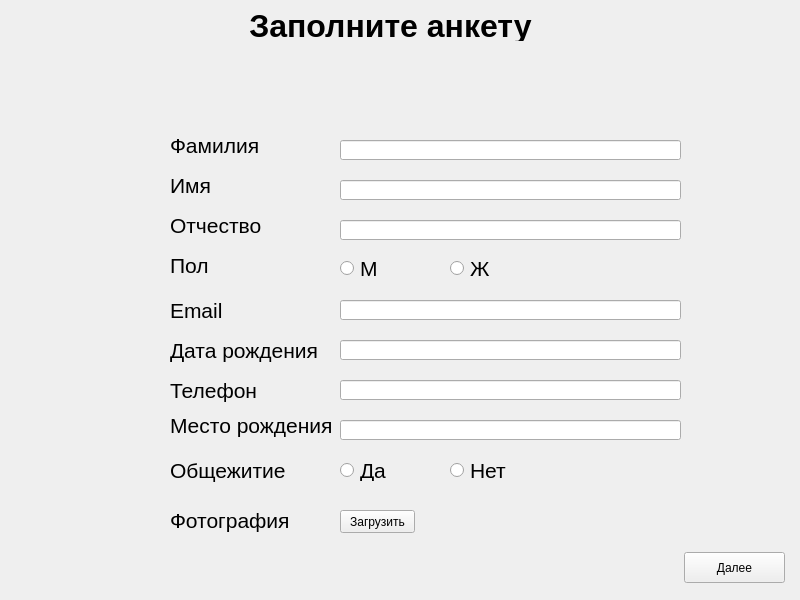
<?xml version="1.0" encoding="UTF-8"?>
<ui version="4.0">
 <class>Zap_Step1</class>
 <widget class="QMainWindow" name="Zap_Step1">
  <property name="geometry">
   <rect>
    <x>0</x>
    <y>0</y>
    <width>800</width>
    <height>600</height>
   </rect>
  </property>
  <property name="windowTitle">
   <string>MainWindow</string>
  </property>
  <widget class="QWidget" name="centralwidget">
   <widget class="QLabel" name="label_4">
    <property name="geometry">
     <rect>
      <x>170</x>
      <y>210</y>
      <width>101</width>
      <height>31</height>
     </rect>
    </property>
    <property name="font">
     <font>
      <pointsize>16</pointsize>
     </font>
    </property>
    <property name="text">
     <string>Отчество</string>
    </property>
   </widget>
   <widget class="QLineEdit" name="edit_mail">
    <property name="geometry">
     <rect>
      <x>340</x>
      <y>300</y>
      <width>341</width>
      <height>20</height>
     </rect>
    </property>
    <property name="inputMask">
     <string/>
    </property>
    <property name="maxLength">
     <number>32767</number>
    </property>
   </widget>
   <widget class="QLineEdit" name="edit_dad">
    <property name="geometry">
     <rect>
      <x>340</x>
      <y>220</y>
      <width>341</width>
      <height>20</height>
     </rect>
    </property>
   </widget>
   <widget class="QLabel" name="label_3">
    <property name="geometry">
     <rect>
      <x>170</x>
      <y>170</y>
      <width>101</width>
      <height>31</height>
     </rect>
    </property>
    <property name="font">
     <font>
      <pointsize>16</pointsize>
     </font>
    </property>
    <property name="text">
     <string>Имя</string>
    </property>
   </widget>
   <widget class="QLineEdit" name="edit_surname">
    <property name="geometry">
     <rect>
      <x>340</x>
      <y>140</y>
      <width>341</width>
      <height>20</height>
     </rect>
    </property>
   </widget>
   <widget class="QLabel" name="label_6">
    <property name="geometry">
     <rect>
      <x>170</x>
      <y>290</y>
      <width>101</width>
      <height>41</height>
     </rect>
    </property>
    <property name="font">
     <font>
      <pointsize>16</pointsize>
     </font>
    </property>
    <property name="text">
     <string>Email</string>
    </property>
   </widget>
   <widget class="QRadioButton" name="radioButton_female">
    <property name="geometry">
     <rect>
      <x>450</x>
      <y>260</y>
      <width>82</width>
      <height>17</height>
     </rect>
    </property>
    <property name="font">
     <font>
      <pointsize>16</pointsize>
     </font>
    </property>
    <property name="text">
     <string>Ж</string>
    </property>
    <attribute name="buttonGroup">
     <string notr="true">buttonGroup</string>
    </attribute>
   </widget>
   <widget class="QLabel" name="label_5">
    <property name="geometry">
     <rect>
      <x>170</x>
      <y>250</y>
      <width>101</width>
      <height>31</height>
     </rect>
    </property>
    <property name="font">
     <font>
      <pointsize>16</pointsize>
     </font>
    </property>
    <property name="text">
     <string>Пол</string>
    </property>
   </widget>
   <widget class="QLineEdit" name="edit_name">
    <property name="geometry">
     <rect>
      <x>340</x>
      <y>180</y>
      <width>341</width>
      <height>20</height>
     </rect>
    </property>
   </widget>
   <widget class="QLabel" name="label_2">
    <property name="geometry">
     <rect>
      <x>170</x>
      <y>130</y>
      <width>101</width>
      <height>31</height>
     </rect>
    </property>
    <property name="font">
     <font>
      <pointsize>16</pointsize>
     </font>
    </property>
    <property name="text">
     <string>Фамилия</string>
    </property>
   </widget>
   <widget class="QRadioButton" name="radioButton_male">
    <property name="geometry">
     <rect>
      <x>340</x>
      <y>260</y>
      <width>82</width>
      <height>17</height>
     </rect>
    </property>
    <property name="sizePolicy">
     <sizepolicy hsizetype="Minimum" vsizetype="Fixed">
      <horstretch>0</horstretch>
      <verstretch>0</verstretch>
     </sizepolicy>
    </property>
    <property name="font">
     <font>
      <pointsize>16</pointsize>
     </font>
    </property>
    <property name="text">
     <string>М</string>
    </property>
    <property name="iconSize">
     <size>
      <width>16</width>
      <height>16</height>
     </size>
    </property>
    <attribute name="buttonGroup">
     <string notr="true">buttonGroup</string>
    </attribute>
   </widget>
   <widget class="QLabel" name="label">
    <property name="geometry">
     <rect>
      <x>160</x>
      <y>10</y>
      <width>461</width>
      <height>31</height>
     </rect>
    </property>
    <property name="font">
     <font>
      <pointsize>24</pointsize>
      <weight>75</weight>
      <bold>true</bold>
     </font>
    </property>
    <property name="text">
     <string>Заполните анкету</string>
    </property>
    <property name="alignment">
     <set>Qt::AlignCenter</set>
    </property>
   </widget>
   <widget class="QLabel" name="label_7">
    <property name="geometry">
     <rect>
      <x>170</x>
      <y>330</y>
      <width>151</width>
      <height>41</height>
     </rect>
    </property>
    <property name="font">
     <font>
      <pointsize>16</pointsize>
     </font>
    </property>
    <property name="text">
     <string>Дата рождения</string>
    </property>
   </widget>
   <widget class="QLineEdit" name="edit_date">
    <property name="geometry">
     <rect>
      <x>340</x>
      <y>340</y>
      <width>341</width>
      <height>20</height>
     </rect>
    </property>
    <property name="inputMask">
     <string/>
    </property>
    <property name="maxLength">
     <number>32767</number>
    </property>
   </widget>
   <widget class="QLineEdit" name="edit_phone">
    <property name="geometry">
     <rect>
      <x>340</x>
      <y>380</y>
      <width>341</width>
      <height>20</height>
     </rect>
    </property>
    <property name="inputMask">
     <string/>
    </property>
    <property name="maxLength">
     <number>32767</number>
    </property>
   </widget>
   <widget class="QLabel" name="label_8">
    <property name="geometry">
     <rect>
      <x>170</x>
      <y>370</y>
      <width>151</width>
      <height>41</height>
     </rect>
    </property>
    <property name="font">
     <font>
      <pointsize>16</pointsize>
     </font>
    </property>
    <property name="text">
     <string>Телефон</string>
    </property>
   </widget>
   <widget class="QLabel" name="label_9">
    <property name="geometry">
     <rect>
      <x>170</x>
      <y>400</y>
      <width>161</width>
      <height>51</height>
     </rect>
    </property>
    <property name="font">
     <font>
      <pointsize>16</pointsize>
     </font>
    </property>
    <property name="text">
     <string>Место рождения</string>
    </property>
   </widget>
   <widget class="QLineEdit" name="edit_birth_place">
    <property name="geometry">
     <rect>
      <x>340</x>
      <y>420</y>
      <width>341</width>
      <height>20</height>
     </rect>
    </property>
    <property name="inputMask">
     <string/>
    </property>
    <property name="maxLength">
     <number>32767</number>
    </property>
   </widget>
   <widget class="QLabel" name="label_10">
    <property name="geometry">
     <rect>
      <x>170</x>
      <y>440</y>
      <width>161</width>
      <height>61</height>
     </rect>
    </property>
    <property name="font">
     <font>
      <pointsize>16</pointsize>
     </font>
    </property>
    <property name="text">
     <string>Общежитие</string>
    </property>
   </widget>
   <widget class="QRadioButton" name="radioButton_yes">
    <property name="geometry">
     <rect>
      <x>340</x>
      <y>460</y>
      <width>82</width>
      <height>21</height>
     </rect>
    </property>
    <property name="sizePolicy">
     <sizepolicy hsizetype="Minimum" vsizetype="Fixed">
      <horstretch>0</horstretch>
      <verstretch>0</verstretch>
     </sizepolicy>
    </property>
    <property name="font">
     <font>
      <pointsize>16</pointsize>
     </font>
    </property>
    <property name="text">
     <string>Да</string>
    </property>
    <property name="iconSize">
     <size>
      <width>16</width>
      <height>16</height>
     </size>
    </property>
   </widget>
   <widget class="QRadioButton" name="radioButton_no">
    <property name="geometry">
     <rect>
      <x>450</x>
      <y>460</y>
      <width>82</width>
      <height>21</height>
     </rect>
    </property>
    <property name="font">
     <font>
      <pointsize>16</pointsize>
     </font>
    </property>
    <property name="text">
     <string>Нет</string>
    </property>
   </widget>
   <widget class="QLabel" name="label_11">
    <property name="geometry">
     <rect>
      <x>170</x>
      <y>490</y>
      <width>161</width>
      <height>61</height>
     </rect>
    </property>
    <property name="font">
     <font>
      <pointsize>16</pointsize>
     </font>
    </property>
    <property name="text">
     <string>Фотография</string>
    </property>
   </widget>
   <widget class="QPushButton" name="btn_load_photo">
    <property name="geometry">
     <rect>
      <x>340</x>
      <y>510</y>
      <width>75</width>
      <height>23</height>
     </rect>
    </property>
    <property name="text">
     <string>Загрузить</string>
    </property>
   </widget>
   <widget class="QPushButton" name="btn_next">
    <property name="geometry">
     <rect>
      <x>684</x>
      <y>552</y>
      <width>101</width>
      <height>31</height>
     </rect>
    </property>
    <property name="text">
     <string>Далее</string>
    </property>
   </widget>
  </widget>
 </widget>
 <resources/>
 <connections/>
 <buttongroups>
  <buttongroup name="buttonGroup">
   <property name="exclusive">
    <bool>true</bool>
   </property>
  </buttongroup>
 </buttongroups>
</ui>
